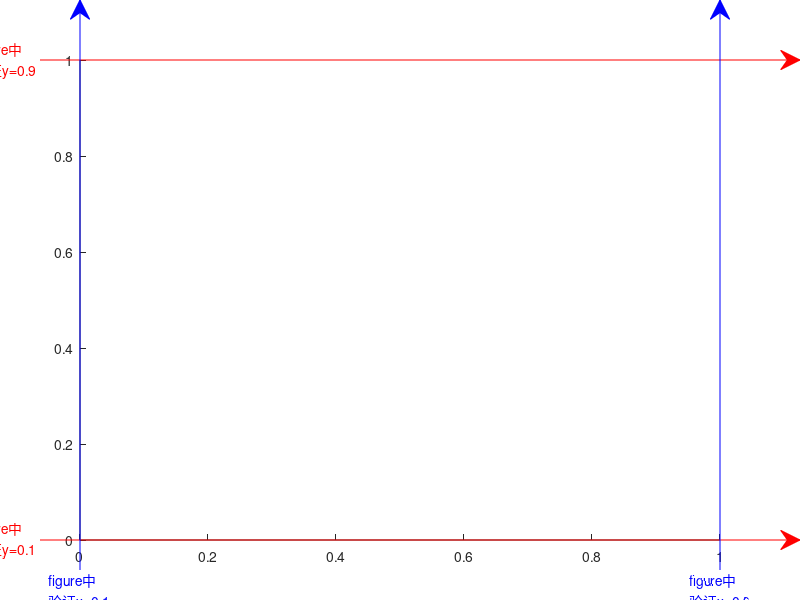

This chart was generated by the following MATLAB code:

clc, clear all, close all;

% 确定坐标轴axis的位置和大小
figure(1);
set(gca, 'Position', [0.1 0.1 0.8 0.8]); % axis位置和大小设置，左边界10%、下边界10%、宽80%、高80%

% 1、绘制（0.05，0.1）到（1，0.1）的实文本箭头
hold on;
annotation('textarrow',[0.05 1],... % 两个元素的向量[x_begin x_end]，表示箭头的起点和终点的 x 坐标
    [0.1 0.1],...                    % 两个元素的向量[y_begin y_end]，表示箭头的起点和终点的 y 坐标
    'String', {'figure中', '验证y=0.1'},... % 换行显示文本
    'Color',[1 0 0],... % 箭头颜色
    'LineStyle','-',... % 箭杆样式："-" (默认) | "--" | ":" | "-." | "none"
    'LineWidth',0.5);   % 箭杆宽度

% 2、绘制（0.05，0.9）到（1，0.9）的实文本箭头
hold on;
annotation('textarrow',[0.05 1],... % 两个元素的向量[x_begin x_end]，表示箭头的起点和终点的 x 坐标
    [0.9 0.9],...                    % 两个元素的向量[y_begin y_end]，表示箭头的起点和终点的 y 坐标
    'String', {'figure中', '验证y=0.9'},... % 换行显示文本
    'Color',[1 0 0],... % 箭头颜色
    'LineStyle','-',... % 箭杆样式："-" (默认) | "--" | ":" | "-." | "none"
    'LineWidth',0.5);   % 箭杆宽度

% 3、绘制（0.1，0.05）到（0.1，1）的实文本箭头
hold on;
annotation('textarrow',[0.1 0.1],... % 两个元素的向量[x_begin x_end]，表示箭头的起点和终点的 x 坐标
    [0.05 1],...                    % 两个元素的向量[y_begin y_end]，表示箭头的起点和终点的 y 坐标
    'String', {'figure中', '验证x=0.1'},... % 换行显示文本
    'Color',[0 0 1],... % 箭头颜色
    'LineStyle','-',... % 箭杆样式："-" (默认) | "--" | ":" | "-." | "none"
    'LineWidth',0.5);   % 箭杆宽度

% 4、绘制（0.9，0.05）到（0.9，1）的实文本箭头
hold on;
annotation('textarrow',[0.9 0.9],... % 两个元素的向量[x_begin x_end]，表示箭头的起点和终点的 x 坐标
    [0.05 1],...                    % 两个元素的向量[y_begin y_end]，表示箭头的起点和终点的 y 坐标
    'String', {'figure中', '验证x=0.9'},... % 换行显示文本
    'Color',[0 0 1],... % 箭头颜色
    'LineStyle','-',... % 箭杆样式："-" (默认) | "--" | ":" | "-." | "none"
    'LineWidth',0.5);   % 箭杆宽度